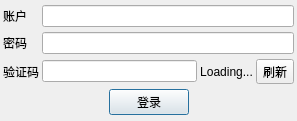
<?xml version="1.0" encoding="UTF-8"?>
<ui version="4.0">
 <class>LoginWindow</class>
 <widget class="QDialog" name="LoginWindow">
  <property name="geometry">
   <rect>
    <x>0</x>
    <y>0</y>
    <width>297</width>
    <height>121</height>
   </rect>
  </property>
  <property name="windowTitle">
   <string/>
  </property>
  <property name="sizeGripEnabled">
   <bool>false</bool>
  </property>
  <property name="modal">
   <bool>true</bool>
  </property>
  <layout class="QGridLayout" name="gridLayout">
   <property name="leftMargin">
    <number>3</number>
   </property>
   <property name="topMargin">
    <number>3</number>
   </property>
   <property name="rightMargin">
    <number>3</number>
   </property>
   <property name="bottomMargin">
    <number>3</number>
   </property>
   <property name="spacing">
    <number>3</number>
   </property>
   <item row="2" column="0">
    <widget class="QLabel" name="lableC">
     <property name="text">
      <string>验证码</string>
     </property>
    </widget>
   </item>
   <item row="4" column="0" colspan="2">
    <layout class="QHBoxLayout" name="horizontalLayout">
     <item>
      <spacer name="horizontalSpacer">
       <property name="orientation">
        <enum>Qt::Horizontal</enum>
       </property>
       <property name="sizeHint" stdset="0">
        <size>
         <width>40</width>
         <height>20</height>
        </size>
       </property>
      </spacer>
     </item>
     <item>
      <widget class="QPushButton" name="btnLogin">
       <property name="text">
        <string>登录</string>
       </property>
      </widget>
     </item>
     <item>
      <spacer name="horizontalSpacer_2">
       <property name="orientation">
        <enum>Qt::Horizontal</enum>
       </property>
       <property name="sizeHint" stdset="0">
        <size>
         <width>40</width>
         <height>20</height>
        </size>
       </property>
      </spacer>
     </item>
    </layout>
   </item>
   <item row="1" column="0">
    <widget class="QLabel" name="labelB">
     <property name="text">
      <string>密码</string>
     </property>
    </widget>
   </item>
   <item row="0" column="0">
    <widget class="QLabel" name="labelA">
     <property name="text">
      <string>账户</string>
     </property>
    </widget>
   </item>
   <item row="0" column="1">
    <widget class="QLineEdit" name="lineEditAccount"/>
   </item>
   <item row="2" column="1">
    <layout class="QHBoxLayout" name="horizontalLayout_2">
     <item>
      <widget class="QLineEdit" name="lineEditValidationCode"/>
     </item>
     <item>
      <widget class="QLabel" name="labelCkCode">
       <property name="text">
        <string>Loading...</string>
       </property>
       <property name="alignment">
        <set>Qt::AlignCenter</set>
       </property>
      </widget>
     </item>
     <item>
      <widget class="QToolButton" name="btnRefresh">
       <property name="text">
        <string>刷新</string>
       </property>
      </widget>
     </item>
    </layout>
   </item>
   <item row="1" column="1">
    <widget class="QLineEdit" name="lineEditPasswd"/>
   </item>
  </layout>
 </widget>
 <tabstops>
  <tabstop>lineEditAccount</tabstop>
  <tabstop>lineEditPasswd</tabstop>
  <tabstop>lineEditValidationCode</tabstop>
  <tabstop>btnRefresh</tabstop>
  <tabstop>btnLogin</tabstop>
 </tabstops>
 <resources/>
 <connections/>
</ui>
